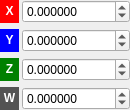
<?xml version="1.0" encoding="UTF-8"?>
<ui version="4.0">
 <class>Widget_ProxyParameter_Vector4D</class>
 <widget class="QWidget" name="Widget_ProxyParameter_Vector4D">
  <property name="geometry">
   <rect>
    <x>0</x>
    <y>0</y>
    <width>115</width>
    <height>98</height>
   </rect>
  </property>
  <property name="windowTitle">
   <string>Form</string>
  </property>
  <layout class="QGridLayout" name="gridLayout">
   <property name="leftMargin">
    <number>0</number>
   </property>
   <property name="topMargin">
    <number>0</number>
   </property>
   <property name="rightMargin">
    <number>0</number>
   </property>
   <property name="bottomMargin">
    <number>0</number>
   </property>
   <property name="horizontalSpacing">
    <number>3</number>
   </property>
   <item row="0" column="0">
    <widget class="QLabel" name="label_x">
     <property name="sizePolicy">
      <sizepolicy hsizetype="Minimum" vsizetype="Minimum">
       <horstretch>0</horstretch>
       <verstretch>0</verstretch>
      </sizepolicy>
     </property>
     <property name="styleSheet">
      <string notr="true">color: white;
background-color: red;
padding-left: 3%;
padding-right: 3%;</string>
     </property>
     <property name="text">
      <string>&lt;b&gt;X&lt;/b&gt;</string>
     </property>
     <property name="textFormat">
      <enum>Qt::AutoText</enum>
     </property>
     <property name="scaledContents">
      <bool>false</bool>
     </property>
     <property name="alignment">
      <set>Qt::AlignCenter</set>
     </property>
     <property name="wordWrap">
      <bool>false</bool>
     </property>
     <property name="openExternalLinks">
      <bool>false</bool>
     </property>
    </widget>
   </item>
   <item row="0" column="1">
    <widget class="QDoubleSpinBox" name="doubleSpinBox_x">
     <property name="sizePolicy">
      <sizepolicy hsizetype="Minimum" vsizetype="Fixed">
       <horstretch>0</horstretch>
       <verstretch>0</verstretch>
      </sizepolicy>
     </property>
     <property name="wrapping">
      <bool>false</bool>
     </property>
     <property name="buttonSymbols">
      <enum>QAbstractSpinBox::UpDownArrows</enum>
     </property>
     <property name="showGroupSeparator" stdset="0">
      <bool>false</bool>
     </property>
     <property name="decimals">
      <number>6</number>
     </property>
     <property name="minimum">
      <double>-99999.999989999996615</double>
     </property>
     <property name="maximum">
      <double>99999.000000000000000</double>
     </property>
     <property name="singleStep">
      <double>0.050000000000000</double>
     </property>
     <property name="stepType">
      <enum>QAbstractSpinBox::DefaultStepType</enum>
     </property>
     <property name="value">
      <double>0.000000000000000</double>
     </property>
    </widget>
   </item>
   <item row="1" column="0">
    <widget class="QLabel" name="label_y">
     <property name="sizePolicy">
      <sizepolicy hsizetype="Minimum" vsizetype="Minimum">
       <horstretch>0</horstretch>
       <verstretch>0</verstretch>
      </sizepolicy>
     </property>
     <property name="styleSheet">
      <string notr="true">color: white;
background-color: blue;
padding-left: 3%;
padding-right: 3%;</string>
     </property>
     <property name="text">
      <string>&lt;b&gt;Y&lt;/b&gt;</string>
     </property>
     <property name="alignment">
      <set>Qt::AlignCenter</set>
     </property>
    </widget>
   </item>
   <item row="1" column="1">
    <widget class="QDoubleSpinBox" name="doubleSpinBox_y">
     <property name="sizePolicy">
      <sizepolicy hsizetype="Minimum" vsizetype="Fixed">
       <horstretch>0</horstretch>
       <verstretch>0</verstretch>
      </sizepolicy>
     </property>
     <property name="decimals">
      <number>6</number>
     </property>
     <property name="minimum">
      <double>-99999.000000000000000</double>
     </property>
     <property name="maximum">
      <double>99999.000000000000000</double>
     </property>
     <property name="singleStep">
      <double>0.050000000000000</double>
     </property>
    </widget>
   </item>
   <item row="2" column="0">
    <widget class="QLabel" name="label_z">
     <property name="sizePolicy">
      <sizepolicy hsizetype="Minimum" vsizetype="Minimum">
       <horstretch>0</horstretch>
       <verstretch>0</verstretch>
      </sizepolicy>
     </property>
     <property name="styleSheet">
      <string notr="true">color: white;
background-color: green; 
padding-left: 3%;
padding-right: 3%;</string>
     </property>
     <property name="text">
      <string>&lt;b&gt;Z&lt;/b&gt;</string>
     </property>
     <property name="alignment">
      <set>Qt::AlignCenter</set>
     </property>
    </widget>
   </item>
   <item row="2" column="1">
    <widget class="QDoubleSpinBox" name="doubleSpinBox_w">
     <property name="sizePolicy">
      <sizepolicy hsizetype="Minimum" vsizetype="Minimum">
       <horstretch>0</horstretch>
       <verstretch>0</verstretch>
      </sizepolicy>
     </property>
     <property name="decimals">
      <number>6</number>
     </property>
     <property name="minimum">
      <double>-99999.000000000000000</double>
     </property>
     <property name="maximum">
      <double>99999.000000000000000</double>
     </property>
     <property name="singleStep">
      <double>0.050000000000000</double>
     </property>
    </widget>
   </item>
   <item row="3" column="0">
    <widget class="QLabel" name="label_w">
     <property name="sizePolicy">
      <sizepolicy hsizetype="Fixed" vsizetype="Minimum">
       <horstretch>0</horstretch>
       <verstretch>0</verstretch>
      </sizepolicy>
     </property>
     <property name="autoFillBackground">
      <bool>false</bool>
     </property>
     <property name="styleSheet">
      <string notr="true">color: white;
background-color: rgb(83, 83, 83);
padding-left: 3%;
padding-right: 3%;
</string>
     </property>
     <property name="frameShape">
      <enum>QFrame::NoFrame</enum>
     </property>
     <property name="text">
      <string>&lt;b&gt;W&lt;/b&gt;</string>
     </property>
     <property name="alignment">
      <set>Qt::AlignCenter</set>
     </property>
    </widget>
   </item>
   <item row="3" column="1">
    <widget class="QDoubleSpinBox" name="doubleSpinBox_z">
     <property name="sizePolicy">
      <sizepolicy hsizetype="Minimum" vsizetype="Minimum">
       <horstretch>0</horstretch>
       <verstretch>0</verstretch>
      </sizepolicy>
     </property>
     <property name="decimals">
      <number>6</number>
     </property>
     <property name="minimum">
      <double>-99999.000000000000000</double>
     </property>
     <property name="maximum">
      <double>99999.000000000000000</double>
     </property>
     <property name="singleStep">
      <double>0.050000000000000</double>
     </property>
    </widget>
   </item>
  </layout>
 </widget>
 <resources/>
 <connections/>
</ui>
